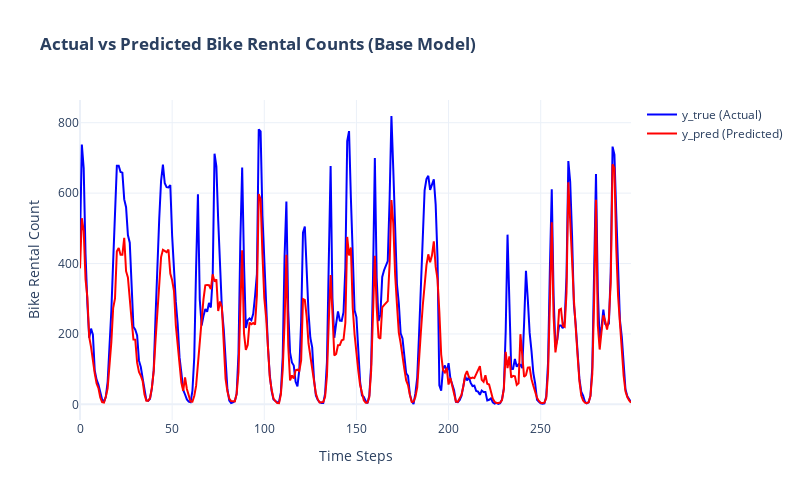

The notebook cell this image was saved under:
### Code cell
n: int = 300
plot_actual_vs_predicted(
    y_true=y_test,
    y_pred=y_pred,
    n=n,
    title="Actual vs Predicted Bike Rental Counts (Base Model)",
)

### Figure 1 — Plotly figure (JSON) as saved in the notebook; plotly's stock layout.template omitted (floating-point values rounded to 4 significant figures; data arrays with more than 128 entries replaced by an {"elided": "..."} marker saying what was removed)
{"data": [{"line": {"color": "blue", "width": 2}, "mode": "lines", "name": "y_true (Actual)", "type": "scatter", "x": {"elided": "300 int values"}, "y": {"elided": "300 float values"}}, {"line": {"color": "red", "width": 2}, "mode": "lines", "name": "y_pred (Predicted)", "type": "scatter", "x": {"elided": "300 int values"}, "y": {"elided": "300 float values"}}], "layout": {"height": 500, "hovermode": "x unified", "title": {"text": "<b>Actual vs Predicted Bike Rental Counts (Base Model)</b>"}, "width": 800, "xaxis": {"title": {"text": "Time Steps"}}, "yaxis": {"title": {"text": "Bike Rental Count"}}}}
